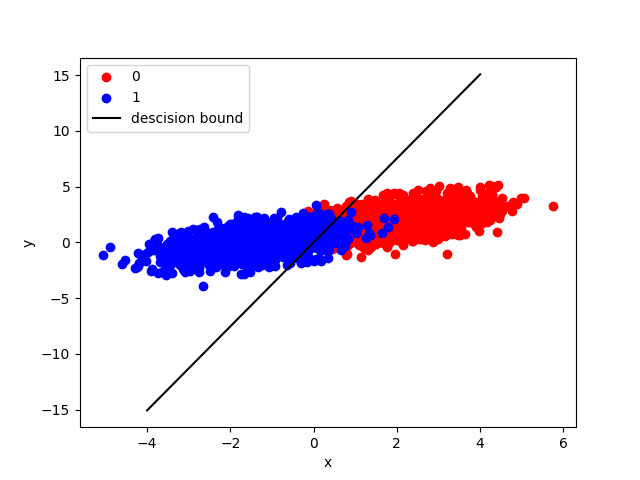

This figure's Python source:
from LogisticRegression import LogisticRegression
import random
import numpy as np
import matplotlib.pyplot as plt

random.seed(42)

n_sample = 2000

#生成第一个正太分布的数据
mean1 = np.array([2,2])
sigma = np.array([[1,0.5],[0.5,1]])
feat1 = np.random.multivariate_normal(mean1,sigma,n_sample)


#生成第二个正太分布的数据
mean2 = np.array([-1.5,0])
sigma2 = np.array([[1,0.5],[0.5,1]])
feat2 = np.random.multivariate_normal(mean2,sigma2,n_sample)

#绘制散点图
plt.scatter(feat1[:,0],feat1[:,1],color='red',label='0')
plt.scatter(feat2[:,0],feat2[:,1],color='blue',label='1')

#合并数据
feat = np.vstack((feat1,feat2))

label = np.array([0] * len(feat1) + [1] * len(feat2))

lr = 5e-3
num_iter = 2000
logging_step = num_iter // 4
model = LogisticRegression(feat,label,lr,num_iter,logging_step)
model.fit()

# #二维数据，可以绘制决策边界直线,决策边界的方程为w1 * x1 + w2 * x2 = 0
weight,bias = model.weight,model.bias

x1 = np.linspace(-4,4,100)
x2 = weight[0] * x1 / weight[1]
print(weight,bias)

plt.plot(x1,x2,color = 'black',label='descision bound')
plt.xlabel('x')
plt.ylabel('y')
plt.legend()
plt.savefig('./ML/逻辑回归/逻辑回归.png')
plt.show()
'''
step:0,loss:0.707
step:500,loss:0.224
step:1000,loss:0.174
step:1500,loss:0.153
[-1.56934786 -0.41634423] 0.39075077028333566
'''